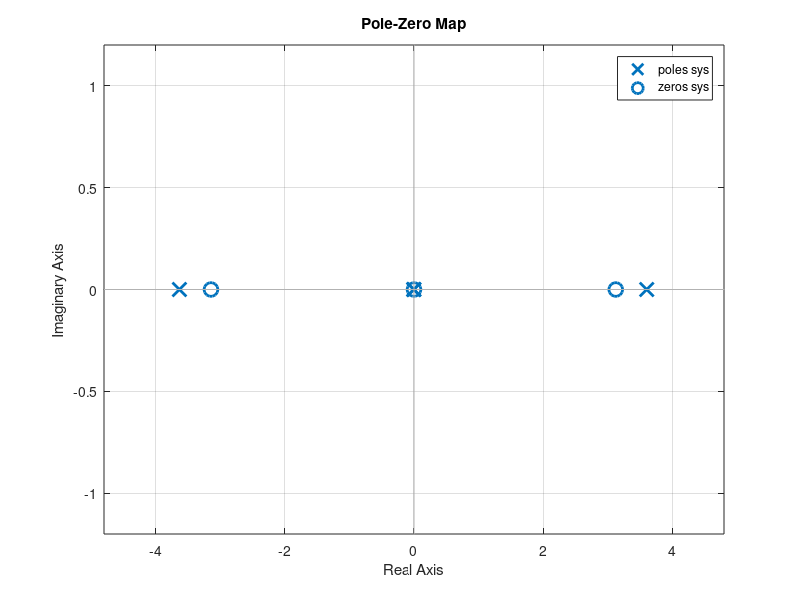

Source code (MATLAB):
%% defining parameters for state space model

mc=1.5;
mp=0.5;
g=9.82;
L=1;
d1=0.01;
d2=0.01;

A=[0 0 1 0;
    0 0 0 1;
    0 (g*mp)/mc -(d1)/mc -(d2)/(L*mc);
    0 g*(mc+mp)/(L*mc) -(d1)/(L*mc) -(d2*(mc+mp))/(L*L*mc*mp)];

B= [0; 0; 1/mc; 1/(L*mc)];

% consider <x>=[q1 q2 q1' q2']
% q1=distance from origin
% q2=angle of pendulum rod from top
C=[0 0 1 0];
c_x=[1 0 0 0]; %assuming x to be the measured state

D=[0];

%% Task 1

% 1.
sys = ss(A,B,C,D);

%2.
    % In continuous-time, all the poles of the transfer function have negative real parts. When the poles are visualized on the complex s-plane, then they must all lie in the left-half plane (LHP) to ensure stability.
    P = pole(sys);
    
    % for stable system, Real part of all eigen values must be less than 0
    e = eig(A);
    % 0
   % -3.6327
   % 3.6043 --positive, unstable system
   % -0.0050
    [V,D] = eig(A);
    
    % Z = zero(sys) returns the zeros of the single-input, single-output (SISO) dynamic system model, sys. The output is expressed as the reciprocal of the time units specified in sys.TimeUnit. 
    % [Z,gain] = zero(sys) also returns the zero-pole-gain of sys.
    [Z,gain] = zero(sys);
    
    % In continuous-time, all the poles on the complex s-plane must be in the left-half plane (blue region) to ensure stability. The system is marginally stable if distinct poles lie on the imaginary axis, that is, the real parts of the poles are zero.
    % System poles are marked by x, and zeros are marked by o.
    pzmap(sys);

%3
    % sys = tf(ltiSys) converts the dynamic system model ltiSys to a transfer function model.
    sys2 = tf(sys);
    
    % using ss2tf
     % b — Transfer function numerator coefficients
    % a — Transfer function denominator coefficients
    % [b,a] = ss2tf(A,B,C,D);
    
    % sys = zpk(ltiSys) converts the dynamic system model ltiSys to a zero-pole-gain model.
    sys_zpk= zpk(sys);
    
%% My way

%stability
% for stable system, Real part of all eigen values must be less than 0,
% already done above

%controllability, if rnk==4 then controlable else not.
rnk = rank(ctrb(A,B));

%observability if bos==4 then observable
bos=rank(obsv(A,C));

%% Conclusions

% System is unstable by itself for pendulum straight up(fixed point), controllable but not observable for C=[0 0 1 0]. 

